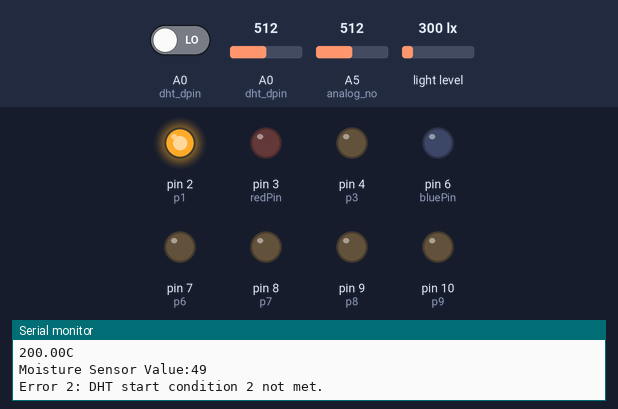
A sketch run on a simulated Arduino Uno, built with avr-gcc and run on an emulated ATmega328P. Parts: output pins drawn as LEDs (lit = HIGH), the last lines printed to the serial monitor. Wiring (inferred from the names in the program): BH1750 light sensor at I2C address 0x23. Inputs (shaded band) come from the test bench; at power-on: A5 (analog_no) = 512, A0 (dht_dpin) LOW, A0 (dht_dpin) = 512, light level 300 lx.

Above: at 2.5 s.
2.6 s: A5 (analog_no) set to 716
5.5 s: A5 (analog_no) set to 122
At 8.7 s:
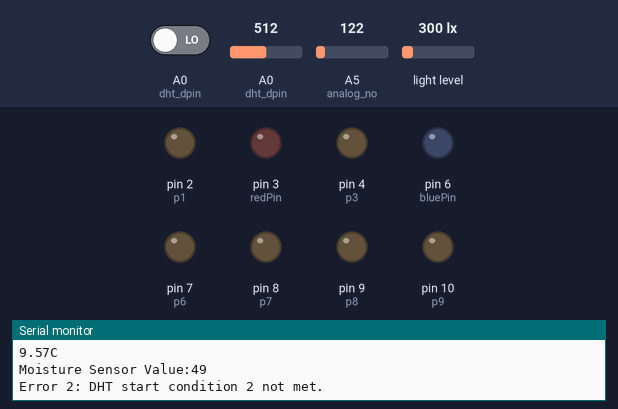
9.0 s: A5 (analog_no) set to 169
12.3 s: A5 (analog_no) set to 196
At 13.6 s:
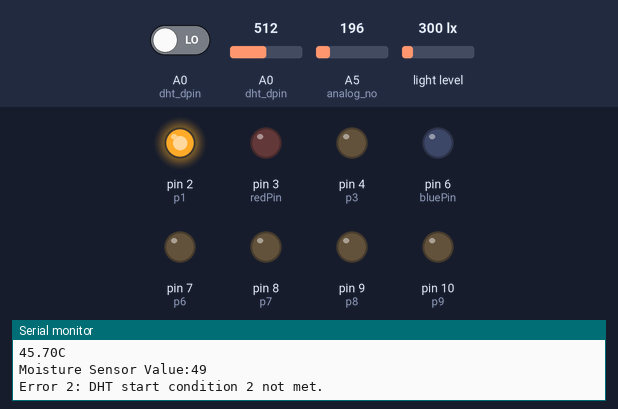
14.4 s: A5 (analog_no) set to 110
At 16.7 s:
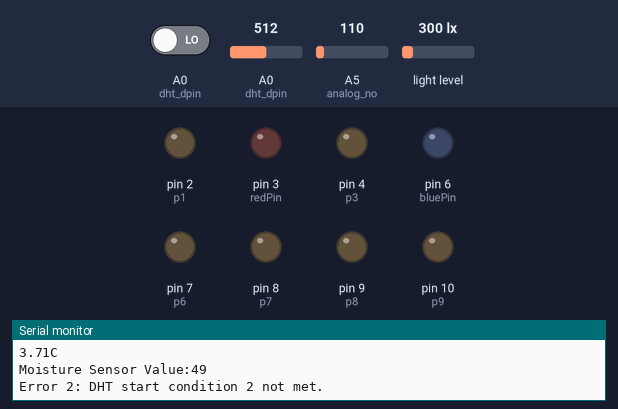
Timing chart, 0 to 18.2 s (numbered marks = the images above; inputs shaded):
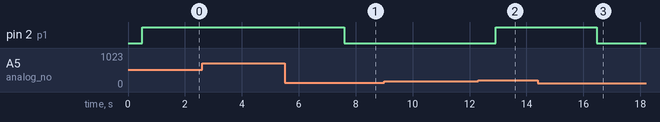

Measured:
- the behaviour switches between 184 and 185 on A5 (analog_no) (found by bisection; images 1 and 2)
- after the input at 5.5 s, pin 2 (p1): HIGH → LOW after 2.1 s
- after the input at 12.3 s, pin 2 (p1): LOW → HIGH after 0.61 s
- after the input at 14.4 s, pin 2 (p1): HIGH → LOW after 2.1 s

The sketch:

Assignment3.ino
```cpp
#include <Wire.h>
#include <math.h>
#define dht_dpin A0
byte bGlobalErr;
byte dht_dat[5];
int BH1750address = 0x23;
byte buff[2];

int position;
int control_put = 0;
// pins for the LEDs:
const int redPin = 3;
const int greenPin = 5;
const int bluePin = 6;
const int p1 = 2;
const int p2 = 3;
const int p3 = 4;
const int p4 = 5;
const int p5 = 6;
const int p6 = 7;
const int p7 = 8;
const int p8 = 9;
const int p9 = 10;
int analog_no = 5 ;// define A5 as input signal pin

void setup()
{
  InitDHT();
  Wire.begin();
  // initialize serial:
  Serial.begin(9600);
  // make the pins outputs:
  pinMode(redPin, OUTPUT);
  pinMode(greenPin, OUTPUT);
  pinMode(bluePin, OUTPUT);
  pinMode(p1, OUTPUT);
  pinMode(p2, OUTPUT);
  pinMode(p3, OUTPUT);
  pinMode(p4, OUTPUT);
  pinMode(p5, OUTPUT);
  pinMode(p6, OUTPUT);
  pinMode(p7, OUTPUT);
  pinMode(p8, OUTPUT);
  pinMode(p9, OUTPUT);
  pinMode(analog_no, INPUT);
}


void loop()
{
  int pin_value;
  int temperature;
  int val;
  int val_old;
  int i;
  uint16_t lightVal = 0;

  pin_value = analogRead(analog_no);

  float voltage = pin_value * 5.0;
  voltage /= 1024;
  float temperatureC = (voltage - 0.5) * 100;
  float temperatureF = (temperatureC * 9.0 / 5.0) + 32.0;
    Serial.print("Current temperature is ") ;
  Serial.print(temperatureF) ;
  Serial.println("F");
  Serial.print(temperatureC) ;
  Serial.println("C");

  delay(500);

  int position = (int) temperatureC % 10;
  position = map(position, 0, 10, 0, 255);

  digitalWrite(p1, LOW);
  digitalWrite(p2, LOW);
  digitalWrite(p3, LOW);
  digitalWrite(p4, LOW);
  digitalWrite(p5, LOW);
  digitalWrite(p6, LOW);
  digitalWrite(p7, LOW);
  digitalWrite(p8, LOW);
  digitalWrite(p9, LOW);

  if (temperatureC > 40){
    digitalWrite(p1, HIGH);
    analogWrite(p2, position);
  }

  else if (temperatureC > 50){
    digitalWrite(p2, HIGH);
    analogWrite(p3, position);
  }

  else if (temperatureC > 60){
    digitalWrite(p3, HIGH);
    analogWrite(p4, position);
  }

  else if (temperatureC > 70){
    digitalWrite(p4, HIGH);
    analogWrite(p5, position);
  }

  else if (temperatureC > 80){
    digitalWrite(p5, HIGH);
    analogWrite(p6, position);
  }

  else if (temperatureC > 90){
    digitalWrite(p6, HIGH);
    analogWrite(p7, position);
  }

  else if (temperatureC > 100){
    digitalWrite(p7, HIGH);
    analogWrite(p8, position);
  }

  else if (temperatureC > 110){
    digitalWrite(p8, HIGH);
    analogWrite(p9, position);
  }

  else if (temperatureC > 120){
    digitalWrite(p9, HIGH);
  }

//Read Moisture
 val=digitalRead(3);
 digitalWrite(13,val);
 val_old=1023-analogRead(0);
 Serial.print("Moisture Sensor Value:");
 Serial.println(map(val_old, 0, 1023, 0, 100));
 delay(100);

 //Read Humidity and Temperature
 ReadDHT();
  switch (bGlobalErr){
     case 0:
 Serial.print("Current humdity = ");
 Serial.print(dht_dat[0], DEC);
 Serial.print(".");
 Serial.print(dht_dat[1], DEC);
 Serial.print("%  ");
 Serial.print("temperature = ");
 Serial.print(dht_dat[2], DEC);
 Serial.print(".");
 Serial.print(dht_dat[3], DEC);
 Serial.println("C  ");
        break;
     case 1:
        Serial.println("Error 1: DHT start condition 1 not met.");
        break;
     case 2:
        Serial.println("Error 2: DHT start condition 2 not met.");
        break;
     case 3:
        Serial.println("Error 3: DHT checksum error.");
        break;
     default:
        Serial.println("Error: Unrecognized code encountered.");
        break;
      }
  delay(800);


//Read Light Levels
BH1750_Init(BH1750address);

delay(200);

if(2==BH1750_Read(BH1750address))

{

lightVal=((buff[0]<<8)|buff[1])/1.2;

Serial.print(lightVal,DEC);

Serial.println("[lx]");

}

delay(150);
}

void InitDHT(){
   pinMode(dht_dpin,OUTPUT);
        digitalWrite(dht_dpin,HIGH);
}

void ReadDHT(){
bGlobalErr=0;
byte dht_in;
byte i;
digitalWrite(dht_dpin,LOW);
delay(20);

digitalWrite(dht_dpin,HIGH);
delayMicroseconds(40);
pinMode(dht_dpin,INPUT);
//delayMicroseconds(40);
dht_in=digitalRead(dht_dpin);

if(dht_in){
   bGlobalErr=1;
   return;
   }
delayMicroseconds(80);
dht_in=digitalRead(dht_dpin);

if(!dht_in){
   bGlobalErr=2;
   return;
   }
delayMicroseconds(80);
for (i=0; i<5; i++)
   dht_dat[i] = read_dht_dat();
pinMode(dht_dpin,OUTPUT);
digitalWrite(dht_dpin,HIGH);
byte dht_check_sum =
       dht_dat[0]+dht_dat[1]+dht_dat[2]+dht_dat[3];
if(dht_dat[4]!= dht_check_sum)
   {bGlobalErr=3;}
};

byte read_dht_dat(){
  byte i = 0;
  byte result=0;
  for(i=0; i< 8; i++){
      while(digitalRead(dht_dpin)==LOW);
      delayMicroseconds(30);
      if (digitalRead(dht_dpin)==HIGH)
     result |=(1<<(7-i));
    while (digitalRead(dht_dpin)==HIGH);
    }
  return result;
}

int BH1750_Read(int address)

{

int i=0;

Wire.beginTransmission(address);

Wire.requestFrom(address, 2);
while(Wire.available())

{

buff[i] = Wire.read();

i++;

}

Wire.endTransmission();

return i;

}

void BH1750_Init(int address)

{

Wire.beginTransmission(address);

Wire.write(0x10);

Wire.endTransmission();

}
```
